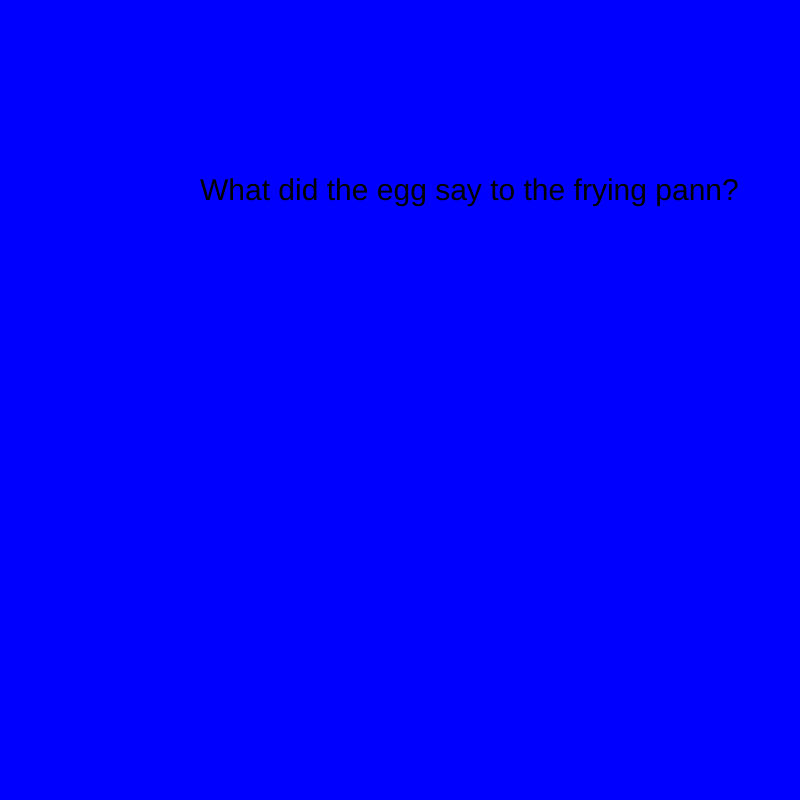
Frame 1 (no input)
Frame 60 (no input): identical to frame 1, image omitted
Frame 120 (the mouse pressed at the canvas centre since frame 60): identical to frame 1, image omitted

The p5.js sketch that drew this single still picture (run headless with seeded random() and noise() and a simulated clock; from frame 60 on, the mouse is pressed at the canvas centre):

// p5.js sketch
// ── sketch.js
var myState = 0;
var timer = 0;

function setup() {
  // put setup code here
  createCanvas(800, 800);
}

function draw() {
  // put drawing code here
  background('blue');
  textSize(30);

  switch (myState) {

    case 0:
      text("What did the egg say to the frying pann?", 200, 200);
      timer++;
      if (timer > 200) {
        myState = 1;
        timer = 0;
      }
      break;

    case 1:
      text("You crack me up.", 300, 300);
      timer++;
      if (timer > 200) {
        myState = 0;
        timer = 0;
      }
      break;


  }
}
